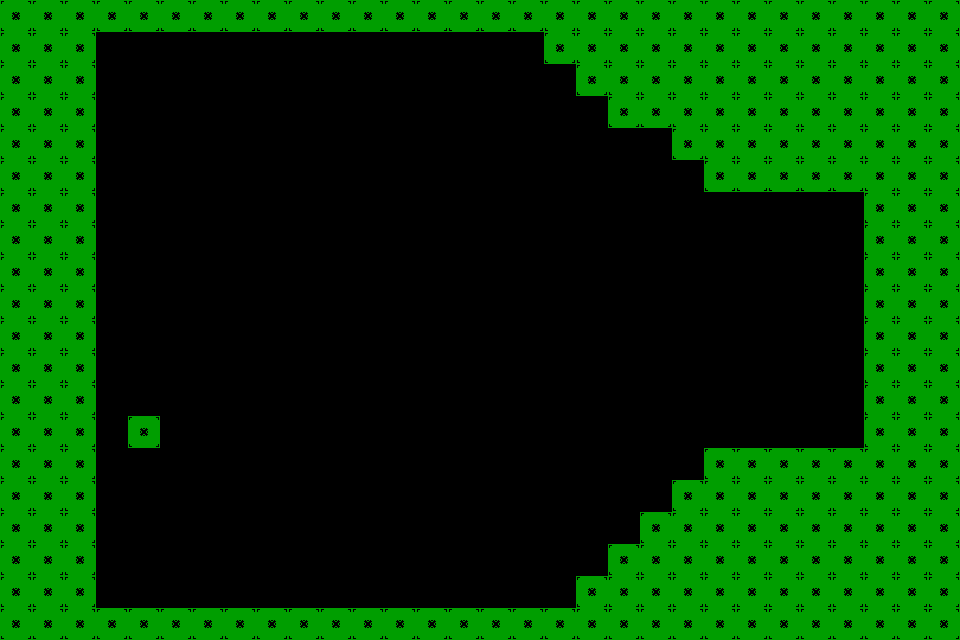

Below is a game level as drawn by its tile map, then a one-line description and the .tmx file that defines it, in full:
An orthogonal 30x20 tile map with 32x32 px tiles, 1 tile layer (Layout) and 7 objects (4x Laser, Spawnpoint, Goal, MovPlat).

<map version="1.10" tiledversion="1.12.2" orientation="orthogonal" renderorder="right-down" width="30" height="20" tilewidth="32" tileheight="32" infinite="0" nextlayerid="4" nextobjectid="54">
 <editorsettings>
  <export target="../../../maps/sector0/level1.lua" format="lua" />
 </editorsettings>
 <tileset firstgid="1" name="Props" class="Saw" tilewidth="32" tileheight="32" tilecount="8" columns="0">
  <grid orientation="orthogonal" width="1" height="1" />
  <tile id="0" type="Tile">
   <image source="../../../src/assets/images/test.png" width="32" height="32" />
  </tile>
  <tile id="1" type="Placeholder">
   <image source="../../../src/assets/images/placeholder.png" width="32" height="32" />
  </tile>
  <tile id="3" type="Spike">
   <image source="../../../src/assets/images/spike.png" width="32" height="16" />
  </tile>
  <tile id="4" type="Goal">
   <image source="../../../src/assets/images/goal.png" width="32" height="32" />
  </tile>
  <tile id="5" type="Saw">
   <image source="../../../src/assets/images/saw.png" width="32" height="32" />
  </tile>
  <tile id="6" type="Spring">
   <image source="../../../src/assets/images/spring.png" width="32" height="32" />
  </tile>
  <tile id="7" type="Booster">
   <image source="../../../src/assets/images/booster.png" width="32" height="32" />
  </tile>
  <tile id="8" type="Laser">
   <image source="../../../src/assets/images/laser.png" width="32" height="32" />
  </tile>
 </tileset>
 <layer id="1" name="Layout" width="30" height="20">
  <data encoding="csv">
1,1,1,1,1,1,1,1,1,1,1,1,1,1,1,1,1,1,1,1,1,1,1,1,1,1,1,1,1,1,
1,1,1,0,0,0,0,0,0,0,0,0,0,0,0,0,0,1,1,1,1,1,1,1,1,1,1,1,1,1,
1,1,1,0,0,0,0,0,0,0,0,0,0,0,0,0,0,0,1,1,1,1,1,1,1,1,1,1,1,1,
1,1,1,0,0,0,0,0,0,0,0,0,0,0,0,0,0,0,0,1,1,1,1,1,1,1,1,1,1,1,
1,1,1,0,0,0,0,0,0,0,0,0,0,0,0,0,0,0,0,0,0,1,1,1,1,1,1,1,1,1,
1,1,1,0,0,0,0,0,0,0,0,0,0,0,0,0,0,0,0,0,0,0,1,1,1,1,1,1,1,1,
1,1,1,0,0,0,0,0,0,0,0,0,0,0,0,0,0,0,0,0,0,0,0,0,0,0,0,1,1,1,
1,1,1,0,0,0,0,0,0,0,0,0,0,0,0,0,0,0,0,0,0,0,0,0,0,0,0,1,1,1,
1,1,1,0,0,0,0,0,0,0,0,0,0,0,0,0,0,0,0,0,0,0,0,0,0,0,0,1,1,1,
1,1,1,0,0,0,0,0,0,0,0,0,0,0,0,0,0,0,0,0,0,0,0,0,0,0,0,1,1,1,
1,1,1,0,0,0,0,0,0,0,0,0,0,0,0,0,0,0,0,0,0,0,0,0,0,0,0,1,1,1,
1,1,1,0,0,0,0,0,0,0,0,0,0,0,0,0,0,0,0,0,0,0,0,0,0,0,0,1,1,1,
1,1,1,0,0,0,0,0,0,0,0,0,0,0,0,0,0,0,0,0,0,0,0,0,0,0,0,1,1,1,
1,1,1,0,1,0,0,0,0,0,0,0,0,0,0,0,0,0,0,0,0,0,0,0,0,0,0,1,1,1,
1,1,1,0,0,0,0,0,0,0,0,0,0,0,0,0,0,0,0,0,0,0,1,1,1,1,1,1,1,1,
1,1,1,0,0,0,0,0,0,0,0,0,0,0,0,0,0,0,0,0,0,1,1,1,1,1,1,1,1,1,
1,1,1,0,0,0,0,0,0,0,0,0,0,0,0,0,0,0,0,0,1,1,1,1,1,1,1,1,1,1,
1,1,1,0,0,0,0,0,0,0,0,0,0,0,0,0,0,0,0,1,1,1,1,1,1,1,1,1,1,1,
1,1,1,0,0,0,0,0,0,0,0,0,0,0,0,0,0,0,1,1,1,1,1,1,1,1,1,1,1,1,
1,1,1,1,1,1,1,1,1,1,1,1,1,1,1,1,1,1,1,1,1,1,1,1,1,1,1,1,1,1
</data>
 </layer>
 <objectgroup id="2" name="Objects">
  <object id="3" name="Spawnpoint" gid="2" x="160" y="512" width="32" height="32" />
  <object id="20" name="Goal" gid="5" x="768" y="448" width="32" height="32" />
  <object id="48" name="Laser" gid="9" x="384" y="608" width="32" height="32">
   <properties>
    <property name="group" type="int" value="1" />
    <property name="intermiTime" type="int" value="1" />
   </properties>
  </object>
  <object id="49" name="Laser" gid="9" x="384" y="64" width="32" height="32">
   <properties>
    <property name="group" type="int" value="1" />
   </properties>
  </object>
  <object id="50" name="Laser" gid="9" x="544" y="608" width="32" height="32">
   <properties>
    <property name="group" type="int" value="2" />
    <property name="intermiTime" type="int" value="2" />
   </properties>
  </object>
  <object id="51" name="Laser" gid="9" x="96" y="64" width="32" height="32">
   <properties>
    <property name="group" type="int" value="2" />
   </properties>
  </object>
  <object id="53" name="MovPlat" gid="1" x="128" y="672" width="32" height="32">
   <properties>
    <property name="speed" type="int" value="500" />
   </properties>
  </object>
 </objectgroup>
</map>
